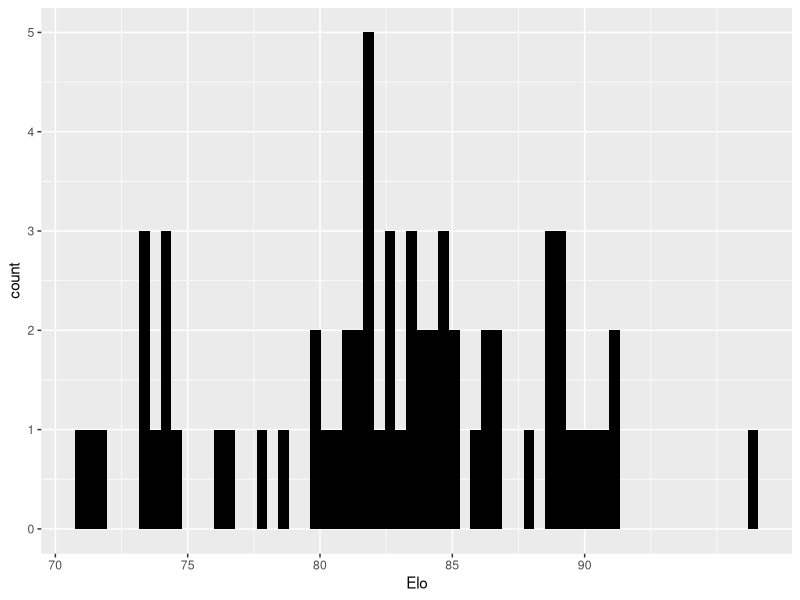
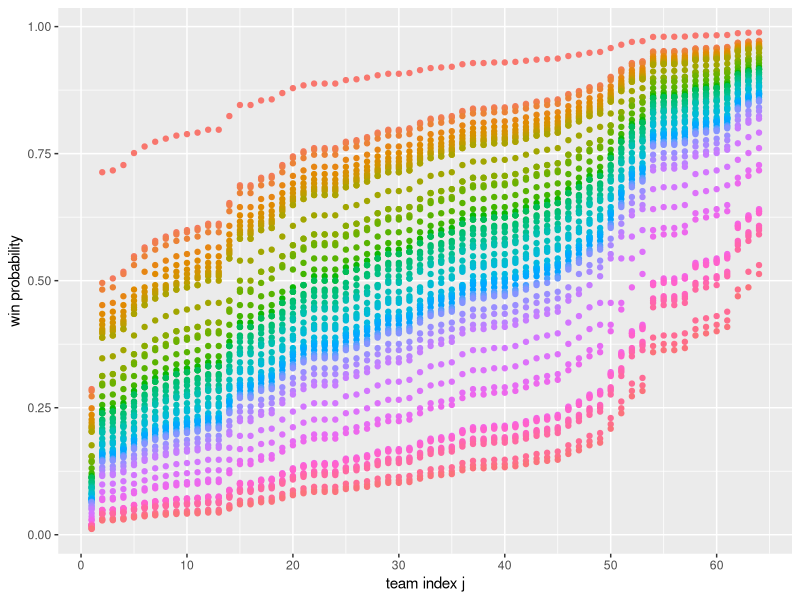
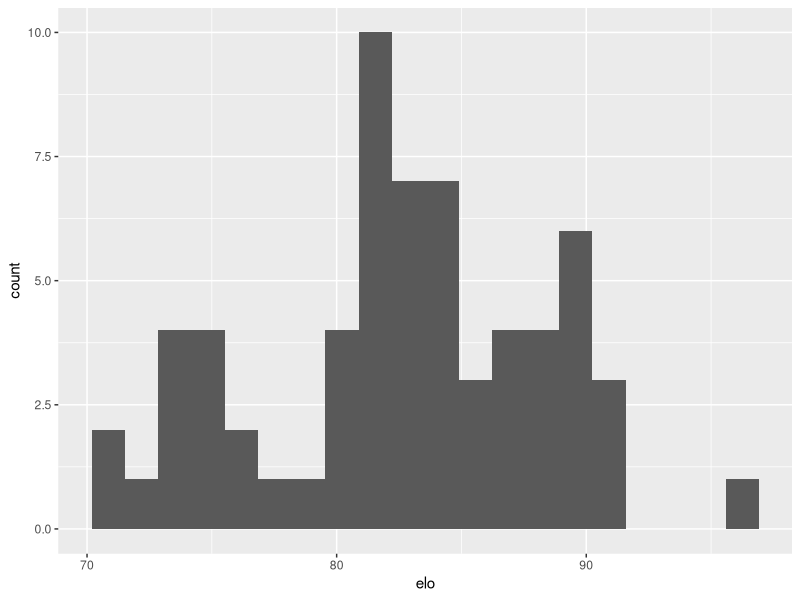
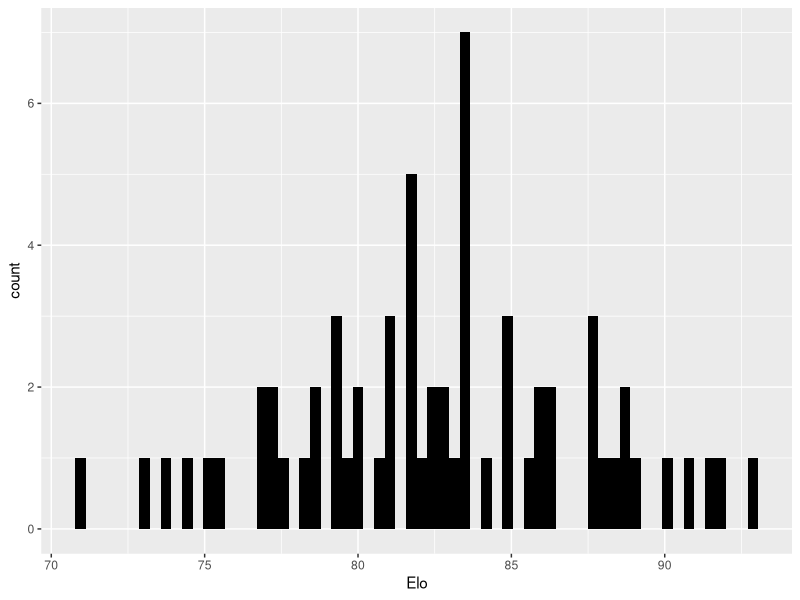
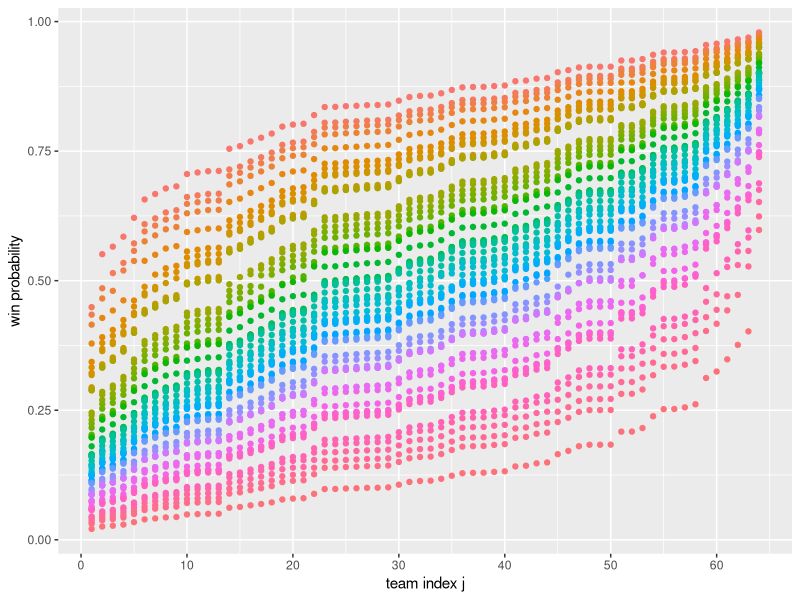
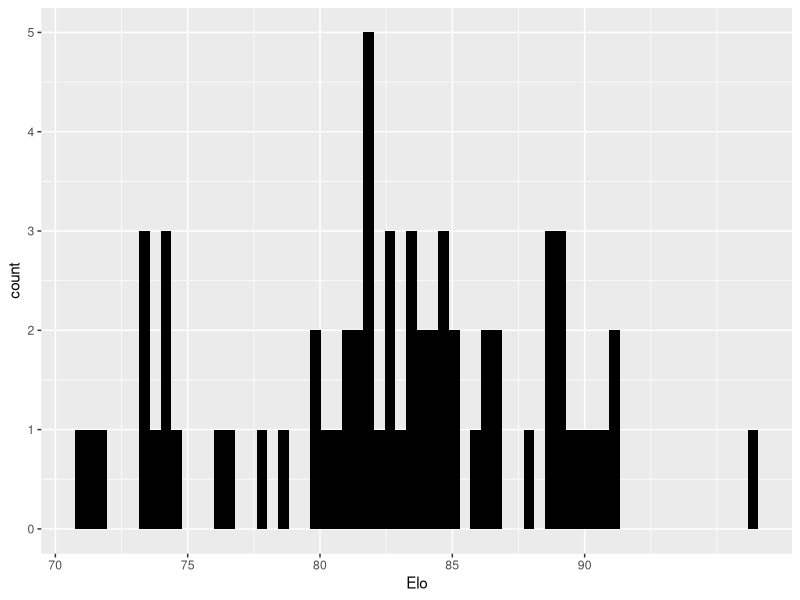
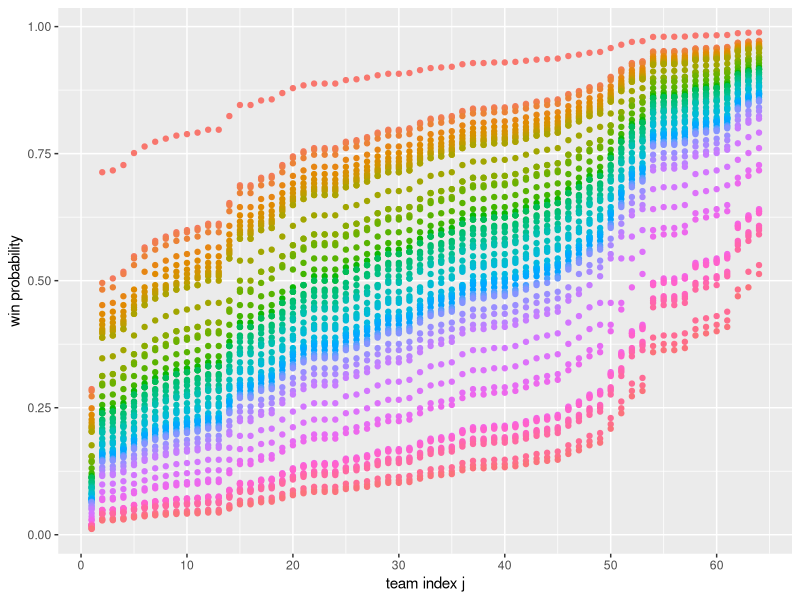
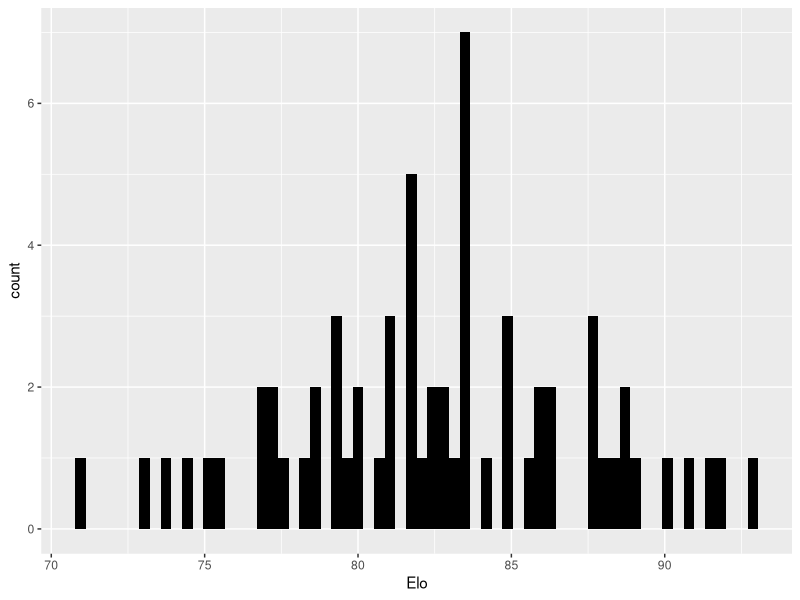

These figures' R source, in order:
library(tidyverse)

#############################
### Actual 2022 538 ELO's ###
#############################

d538 = read_csv("../data/538_ELO.csv")
n = 64 #nrow(d538)

elo_prob <- function(elo1, elo2) {
  1 / (1 + 10^(-(elo1 - elo2)*30.464/400)) 
} 

get_prob_matrix <- function(elos) {
  P = matrix(nrow=n, ncol=n)
  rownames(P) = paste("Team", 1:n) #d538$team_name
  colnames(P) = paste("Team", 1:n) #d538$team_name
  
  for (i in 1:n) {
    for (j in 1:n) {
      if (i != j) {
        elo_i = elos[i]
        elo_j = elos[j]
        P[i,j] = elo_prob(elo_i, elo_j)
      }
    }
  }
  
  P
}

make_elo_plot <- function(elos) {
  elo_plot = tibble(elos = elos) %>% ggplot() + geom_histogram(aes(x=elos), bins=64, fill="black") +
    # labs(title="Histogram of Elo Ratings") +
    scale_x_continuous(name="Elo", breaks=seq(70,93,by=5)) 
  elo_plot
}

make_wp_plot <- function(P_matrix) {
  P1_tib = tibble(reshape2::melt(P_matrix) %>% 
                    rename(t1=Var1,t2=Var2,p=value) %>% 
                    arrange(t1,t2) %>% drop_na()) %>%
    mutate(t2_num = as.numeric(str_sub(t2,6)))
  P1_tib
  P1_plot = P1_tib %>% ggplot() +
    theme(legend.position="none") +
    geom_point(aes(x=t2_num, y=p, color=t1)) +
    scale_x_continuous(breaks=seq(0,64,by=10),name="team index j") +
    ylab("win probability")
  P1_plot
}




P_538_2022 = get_prob_matrix(d538$elo)
P_538_2022[1:6,1:6]
P_538_2022_elo_plot = make_elo_plot(d538$elo)
P_538_2022_elo_plot
P_538_2022_P_plot = make_wp_plot(P_538_2022)
P_538_2022_P_plot


write.csv(P_538_2022, "../data/P_538_2022.csv")
ggsave("plot_P_538_2022/P_538_2022_elo_plot.png", P_538_2022_elo_plot, width=6,height=6)
ggsave("plot_P_538_2022/P_538_2022_P_plot.png", P_538_2022_P_plot, width=6,height=6)


#################
### ELO Model ###
#################

d538 %>% ggplot() + geom_histogram(aes(x=elo), bins=20)
d538$elo

set.seed(77)
r_elos = rnorm(100, mean(d538$elo), sd(d538$elo))
r_elos = r_elos[70 <= r_elos & r_elos <= 93][1:64]
r_elos = sort(r_elos,decreasing = TRUE)


elo_plot = make_elo_plot(r_elos)
elo_plot

P1 = get_prob_matrix(r_elos)


P1_plot = make_wp_plot(P1)
P1_plot


P1[1:6,1:6]

ggsave("plot_P1/P1_elo_plot.png", elo_plot, width=7, height=6)
ggsave("plot_P1/P1_win_probs.png", P1_plot, width=6,height=6)

write.csv(P1, "../data/P1.csv")

